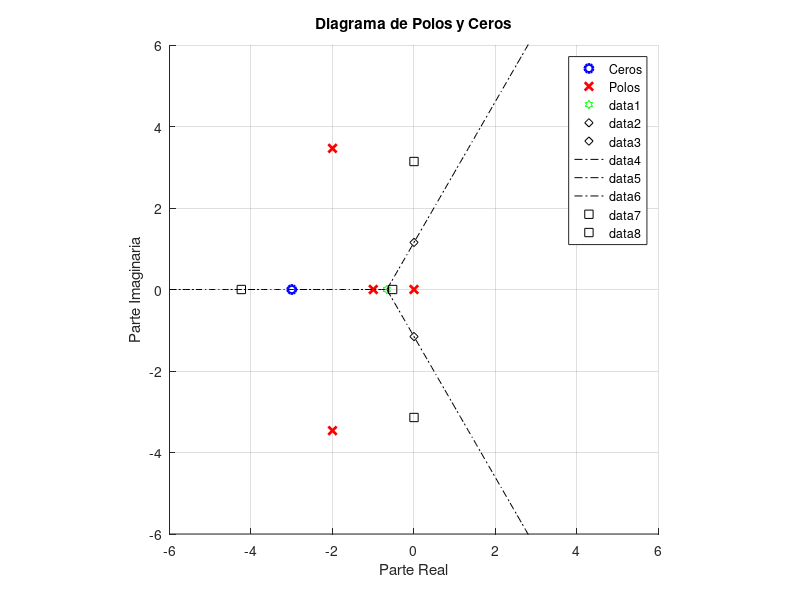

Source code (MATLAB): (Note: this script raises an error after producing the figure.)
clc;
clear;
close all;

% Opción 1: resolver por numerador y denominador
num = [1 3];
den = [1 5 20 16 0];
G=tf(num,den);
% Polos y ceros
zs = roots(num);
ps = roots(den);

% Graficar los polos y ceros
figure
v = [-6 6 -6 6]; % Corrección aquí
axis(v); 
axis('square');
hold on; grid on;
plot(real(zs), imag(zs), 'bo', 'LineWidth', 2); % ceros: círculos azules
plot(real(ps), imag(ps), 'rx', 'LineWidth', 2); % polos: cruces rojas
title('Diagrama de Polos y Ceros');
xlabel('Parte Real');
ylabel('Parte Imaginaria');
legend('Ceros', 'Polos');
n = length(ps); %numero de polos
m = length(zs); %numero de ceros

%angulos de las asintotas
k = 0 : n - m - 1;
tetha = (pi()*(2*k + 1) / (n - m));
tethadeg = rad2deg(tetha);

%punto de origen de las asintotas 
sigma0 = (sum(real(ps)) - sum(real(zs))) / (n - m);
plot (sigma0,0,'gh');

%corte con el eje imaginario de las asintotas
x = 0;
y1 = sqrt (3) * (x - sigma0);
y2 = -y1; %puntos simetricos
%graficamos los puntos de corte con el eje jw
plot(0,y1,'kd')
plot(0,y2,'kd')

%graficamos las lineas de las asintotas
x = sigma0:0.1:6;
y1 = sqrt (3) * (x- sigma0);
y2 =-y1;
xa =-6:0.1:sigma0;
ya = zeros(1, length(xa));
plot (x, y1, 'k-.');
plot (x, y2, 'k-.');
plot (xa, ya, 'k-.');

%puntos de llegada de los polos
fK = -1/G;
[B, A]=tfdata(fK,'v');

%plot(real(psks), imag(psks), 'ks');
[B, A] = tfdata(G, 'v');
term1 = conv(B, polyder(A));
term2 = conv(A, polyder(B));
max_length = max(length(term1),length(term2));
term1 = [zeros(1,max_length-length(term1)), term1];
term2 = [zeros(1,max_length-length(term2)), term2];
adyacentes = term1 - term2;
psKs = roots(adyacentes);
psKs = psKs(imag(psKs)==0);
plot(real(psKs),imag(psKs),'ks');

%interseccion con el eje imaginario
jwint = roots([1 7 -1344]);
jwpol = [(84 - jwint(2))/5 0 3*jwint(2)];
jwints = roots(jwpol);
plot(real(jwints),imag(jwints),'ks');

%angulos de salida
pcc = ps(imag(ps)>0);
angzs = zeros(1,length(zs));
angps=zeros(1,length(ps)-1);
j=1;
for i=1:length(ps)
    psi=ps(i);
    x=real(pcc)-real(psi);
    y=imag(pcc)-imag(psi);
    if (x==0) && (y==0)
        continue;
    end
    rel=y/x;
    ang=rad2deg(atan(rel));
    if ang <0
        ang=ang+180;
    end
    angps(j)=ang;
    j=j+1;
end


j=1;
for i=1:length(zs)
    zsi=zs(i);
    x=real(pcc)-real(zsi);
    y=imag(pcc)-imag(zsi);
    if (x==0) && (y==0)
        continue;
    end
    rel=y/x;
    ang=rad2deg(atan(rel));
    if ang <0
        ang=ang+180;
    end
    angzs(j)=ang;
    j=j+1;
end

tetha = 180 - sum(angps) + sum(angzs);

%rlocus
r = rlocus(num,den);
plot(r, '-')
